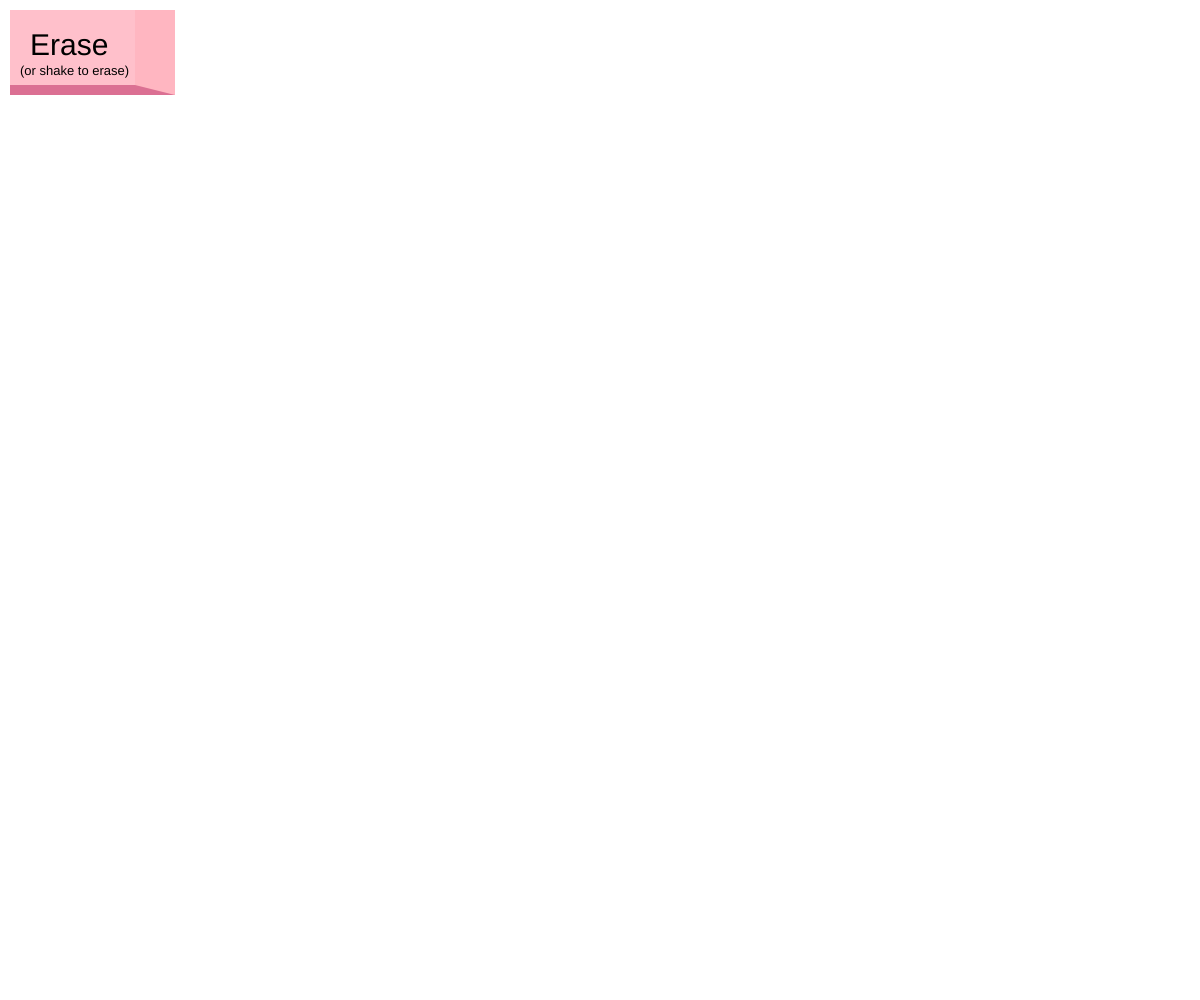
Frame 1 (no input)
Frame 60 (no input): identical to frame 1, image omitted
Frame 120 (the mouse pressed at the canvas centre since frame 60): identical to frame 1, image omitted

The p5.js sketch that drew this single still picture (run headless with seeded random() and noise() and a simulated clock; from frame 60 on, the mouse is pressed at the canvas centre):

// p5.js sketch
// ── sketch.js
let startcolors = [];
let newcolors = [];
let amts = [];

function setup() {
  createCanvas(windowWidth, windowHeight);
   for (var i = 0; i < 20; i++) {
   startcolors[i] = color('white');
     newcolors[i] = color(random(255), random(255), random(255));
     amts[i] = 0;
   }
  noStroke();

}

function draw() {
  fill(255,182,193);
  rect(135, 10, 40, 85);

  fill(219,112,147);
  quad(10, 85, 135, 85, 175, 95, 10, 95)

  fill(255,192,203);
  rect(10, 10, 125, 75);

  fill('black');
  textSize(30);
  text("Erase", 30, 55)

  textSize(13);
  text("(or shake to erase)", 20, 75)


for (var i = 0; i < 20; i++) {

   amts[i] += 0.01;
  if(amts[i] >= 1){
    amts[i] = 0.0;
    startcolors[i] = newcolors[i];
    newcolors[i] = color(random(255),random(255),random(255));
  }
}

  for (var i = 0; i < touches.length; i++) {
    fill(lerpColor(startcolors[i], newcolors[i], amts[i]));
    ellipse(touches[i].x, touches[i].y, random(20, 50));
  }
}

function deviceShaken(){
  clear();
}
function mouseClicked(){
if ((mouseX > 10) && (mouseX < 135) && (mouseY > 10) && (mouseY < 95)) {
  clear();
}
}
//code freeze 3:59pm 10/7/2020
